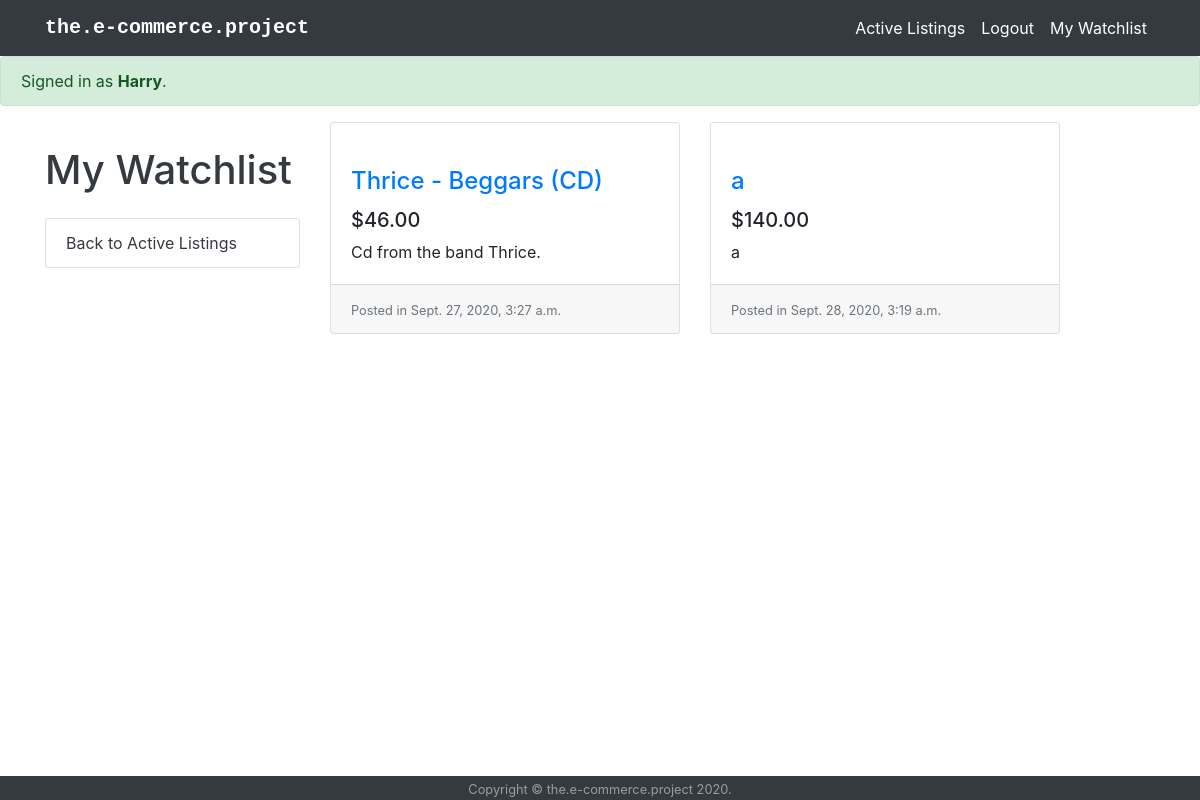
/mywatchlist (signed in), run on an earlier commit of the app's database.
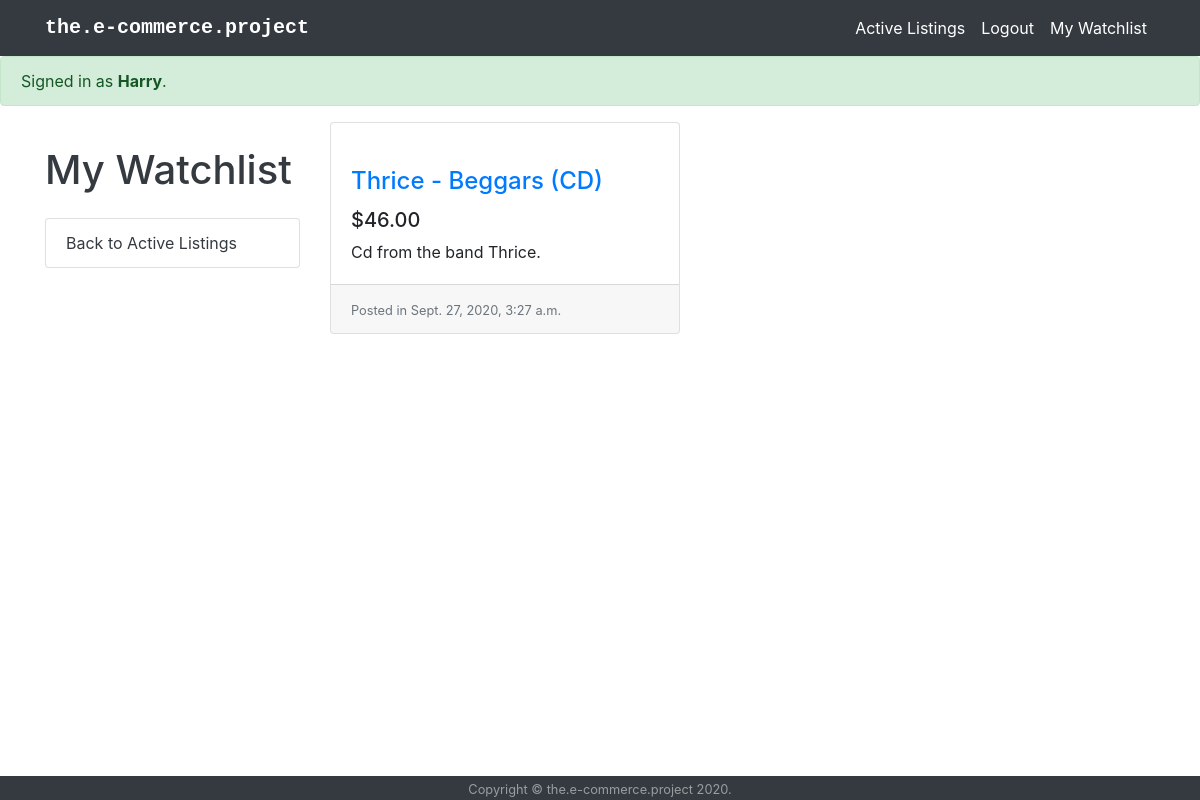
And on a later commit of the database.
### auctions/models.py (models this page shows, shortened)
class AuctionItem(models.Model):
    name = models.CharField(max_length=64)
    description = models.CharField(max_length=256)
    image = models.URLField(blank=True)
    status = models.BooleanField(blank=True)
    date = models.DateTimeField(auto_now_add=True)
    current_price = models.DecimalField(max_digits=10,decimal_places=2, validators=[MinValueValidator(0.01)])
    owner = models.ForeignKey(User, on_delete=models.CASCADE, related_name="listings", default=None)
    category = models.ForeignKey(Category, on_delete=models.SET(None), null=True,related_name="category")
    watchlist = models.ManyToManyField(User, related_name="watchlist", blank=True)

### auctions/views.py (the view)
# urls.py: path("mywatchlist", views.watchlist_view, name="mywatchlist"),
@login_required(login_url='login')
def watchlist_view(request):
    watchlist_items = AuctionItem.objects.filter(watchlist=request.user)
    return render(request, "auctions/mywatchlist.html", {
        'items' : watchlist_items
    })

### auctions/templates/auctions/mywatchlist.html (shortened to what this page needs)
{% extends "auctions/layout.html" %}
{% block body %}
    {% if user.is_authenticated %}
        <div class="alert alert-success" role="alert">
            Signed in as <strong>{{ user.username }}</strong>.
        </div>
    {% else %}
        <div class="alert alert-danger" role="alert">
            Not signed in.
        </div>
    {% endif %}
    <div class="container">
        <div class="row">
            <div class="categories_bar col-lg-3">
                <h1 class="my-4 text-dark">My Watchlist</h1>
                <div class="list-group">
                    <div class="list-group">
                        <a href="{% url 'index' %}" class="list-group-item text-dark">Back to Active Listings</a>
                    </div>
                </div>
            </div>
            {% for item in items %}
                <div class="col-lg-4 col-md-6 mb-4">
                    <div class="card h-100">
                        <a href="{% url 'item' item.name %}"><img class="card-img-top" src="{{ item.image }}" alt=""></a>
                        <div class="card-body">
                            <h4 class="card-title">
                                <a href="{% url 'item' item.name %}"">{{ item.name }}</a>
                            </h4>
                            <h5>${{item.current_price}}</h5>
                            <p class="card-text">{{ item.description }}</p>
                        </div>
                        <div class="card-footer">
                            <small class="text-muted">Posted in {{ item.date }}</small>
                        </div>
                    </div>
                </div>
            {% endfor %}
        </div>
    </div>
{% endblock %}

What changed in the data, as far as the page shows it:
removed AuctionItem: name "a", current_price "140.00", description "a", date "Sept. 28, 2020, 3:19 a.m."
